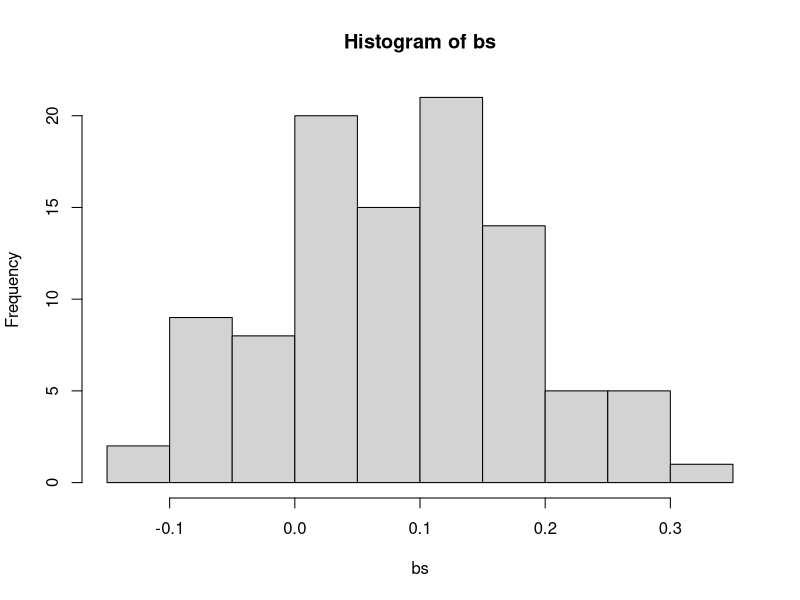
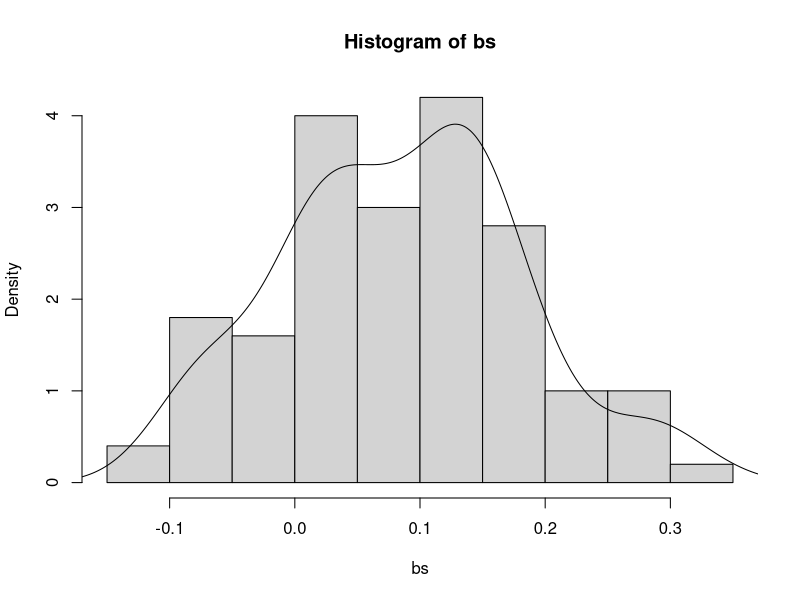

The R source for these figures, in order:

set.seed(123)
# 標準正規分布N(0,1)乱数
data <- c(rnorm(100, mean= 0, sd= 1))
n <- 100
r <- 100

bs <- sapply(1:r, function(x) {
	return(mean(sample(data, n, replace=T)))
})

bs100 <- numeric(r) # 要素0で初期化
for (i in 1:r) bs100[i] <- mean(sample(data,n, replace=T))

# bs, bs100 は同等

hist(bs, freq= T)
bs.info <- c(
	mean= mean(bs),
	var= var(bs),
	sd= sd(bs)
)

hist(bs, freq=F, add=F)
lines(density(bs))
quantile(bs, p= c(0.025, 0.975))


